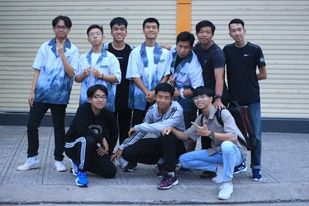
#> input picture python code/neo.jpg, 309 x 206 px, given in place of dog1.png, which was not available
$ python 'tách pixel.py'
#> lines starting #> are read from the running program, lines starting #| are printed output that depends on the picture; pictures that were not available may be replaced by others from this repository, and a replacement may not be noted
#!/usr/bin/env python2
# -*- coding: utf-8 -*-
"""
Created on Wed Jul 24 10:39:21 2019

@author: nageshsinghchauhan
"""
#SImple image segmentation using K-Means clustering algo

#color clustering
#Image segmentation from video using OpenCV and K-means clustering
import numpy as np
import cv2
import matplotlib.pyplot as plt
original_image = cv2.imread("F:/Project/FDD/dog1.png")
#> original_image is the input picture: shape (206, 309, 3); mean B, G, R 144.3, 123.3, 111.7
# Converting from BGR Colours Space to HSV
img=cv2.cvtColor(original_image,cv2.COLOR_BGR2RGB)
vectorized = img.reshape((-1,3))
# convert to np.float32
vectorized = np.float32(vectorized)
# Here we are applying k-means clustering so that the pixels around a colour are consistent and gave same BGR/HSV values
# define criteria, number of clusters(K) and apply kmeans()
criteria = (cv2.TERM_CRITERIA_EPS + cv2.TERM_CRITERIA_MAX_ITER, 10, 1.0)
# We are going to cluster with k = 2, because the image will have just two colours ,a white background and the colour of the patch
K = 2
attempts=10
ret,label,center=cv2.kmeans(vectorized,K,None,criteria,attempts,cv2.KMEANS_PP_CENTERS)
#> ret = 186301911.3; center = [[150.9, 164.6, 186.2], [36.96, 44.43, 64.11]]
# Now convert back into uint8
#now we have to access the labels to regenerate the clustered image
center = np.uint8(center)
#> center = [[150, 164, 186], [36, 44, 64]]
res = center[label.flatten()]
res2 = res.reshape((img.shape))
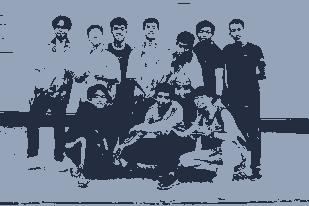
#> res2: shape (206, 309, 3); mean R, G, B 110.8, 122.8, 144.1
#res2 is the result of the frame which has undergone k-means clustering
figure_size = 15
plt.figure(figsize=(figure_size,figure_size))
plt.subplot(1,2,1),plt.imshow(img)
plt.title('Original'), plt.xticks([]), plt.yticks([])
plt.subplot(1,2,2),plt.imshow(res2)
plt.title('K = %i' % K), plt.xticks([]), plt.yticks([])
plt.show()

#canny edge detection
edges = cv2.Canny(img,100,200)
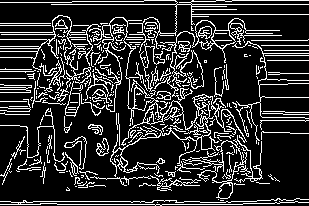
#> edges: shape (206, 309); 18.3% white in thin lines or dots
plt.figure(figsize=(figure_size,figure_size))
plt.subplot(1,2,1),plt.imshow(img)
plt.title('Original Image'), plt.xticks([]), plt.yticks([])
plt.subplot(1,2,2),plt.imshow(edges,cmap = 'gray')
plt.title('Edge Image'), plt.xticks([]), plt.yticks([])

plt.show()
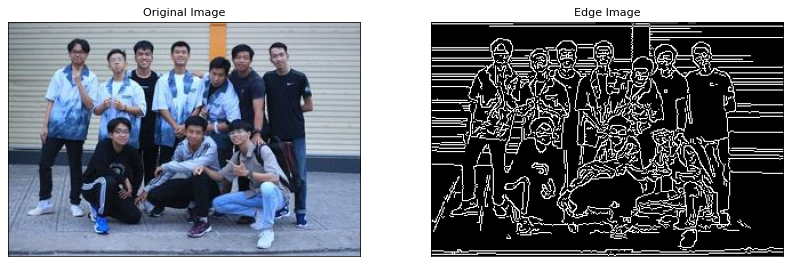
#> figure drawn by matplotlib, 2 panels

"""
#video
import cv2
import numpy as np

# Create a VideoCapture object and read from input file
cap = cv2.VideoCapture("/Users/nageshsinghchauhan/Documents/bb.mkv")

# Check if camera opened successfully
if (cap.isOpened()== False):
  print("Error opening video  file")

# Read until video is completed
while(cap.isOpened()):
  # Capture frame-by-frame
  ret, frame = cap.read()
  if ret == True:
    # Display the resulting frame
    cv2.imshow('Frame', frame)
    # Press Q on keyboard to  exit
    if cv2.waitKey(25) & 0xFF == ord('q'):
      break
  # Break the loop
  else:
    break
# When everything done, release
# the video capture object
cap.release()
# Closes all the frames
cv2.destroyAllWindows()
"""


#plotting an Image in 3D color space.
import matplotlib.pyplot as plt
from mpl_toolkits.mplot3d import Axes3D
import cv2

#read image
img = cv2.imread("F:/Project/FDD/png/new demo.png")
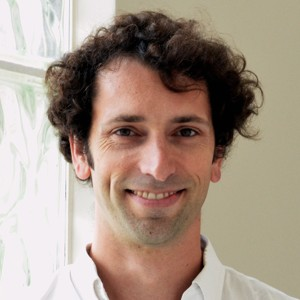
#> input picture png/new demo.png, 300 x 300 px, found by its file name
#> img is the input picture: shape (300, 300, 3); mean B, G, R 136.2, 150, 167.4

#convert from BGR to RGB
img = cv2.cvtColor(img, cv2.COLOR_BGR2RGB)

#get rgb values from image to 1D array
r, g, b = cv2.split(img)
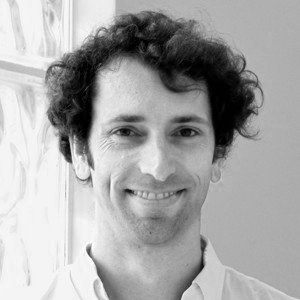
#> r: shape (300, 300); min 0, max 255, mean 167.4
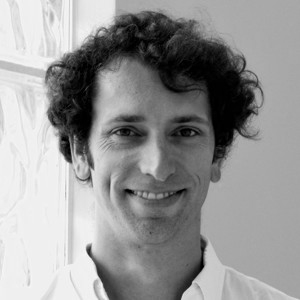
#> g: shape (300, 300); min 0, max 251, mean 150
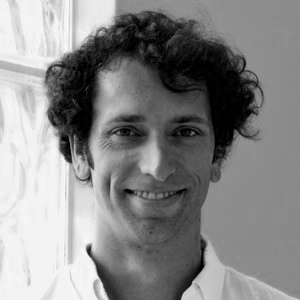
#> b: shape (300, 300); min 0, max 255, mean 136.2
r = r.flatten()
g = g.flatten()
b = b.flatten()

#plotting
fig = plt.figure()
ax = Axes3D(fig)
ax.scatter(r, g, b)
plt.show()
